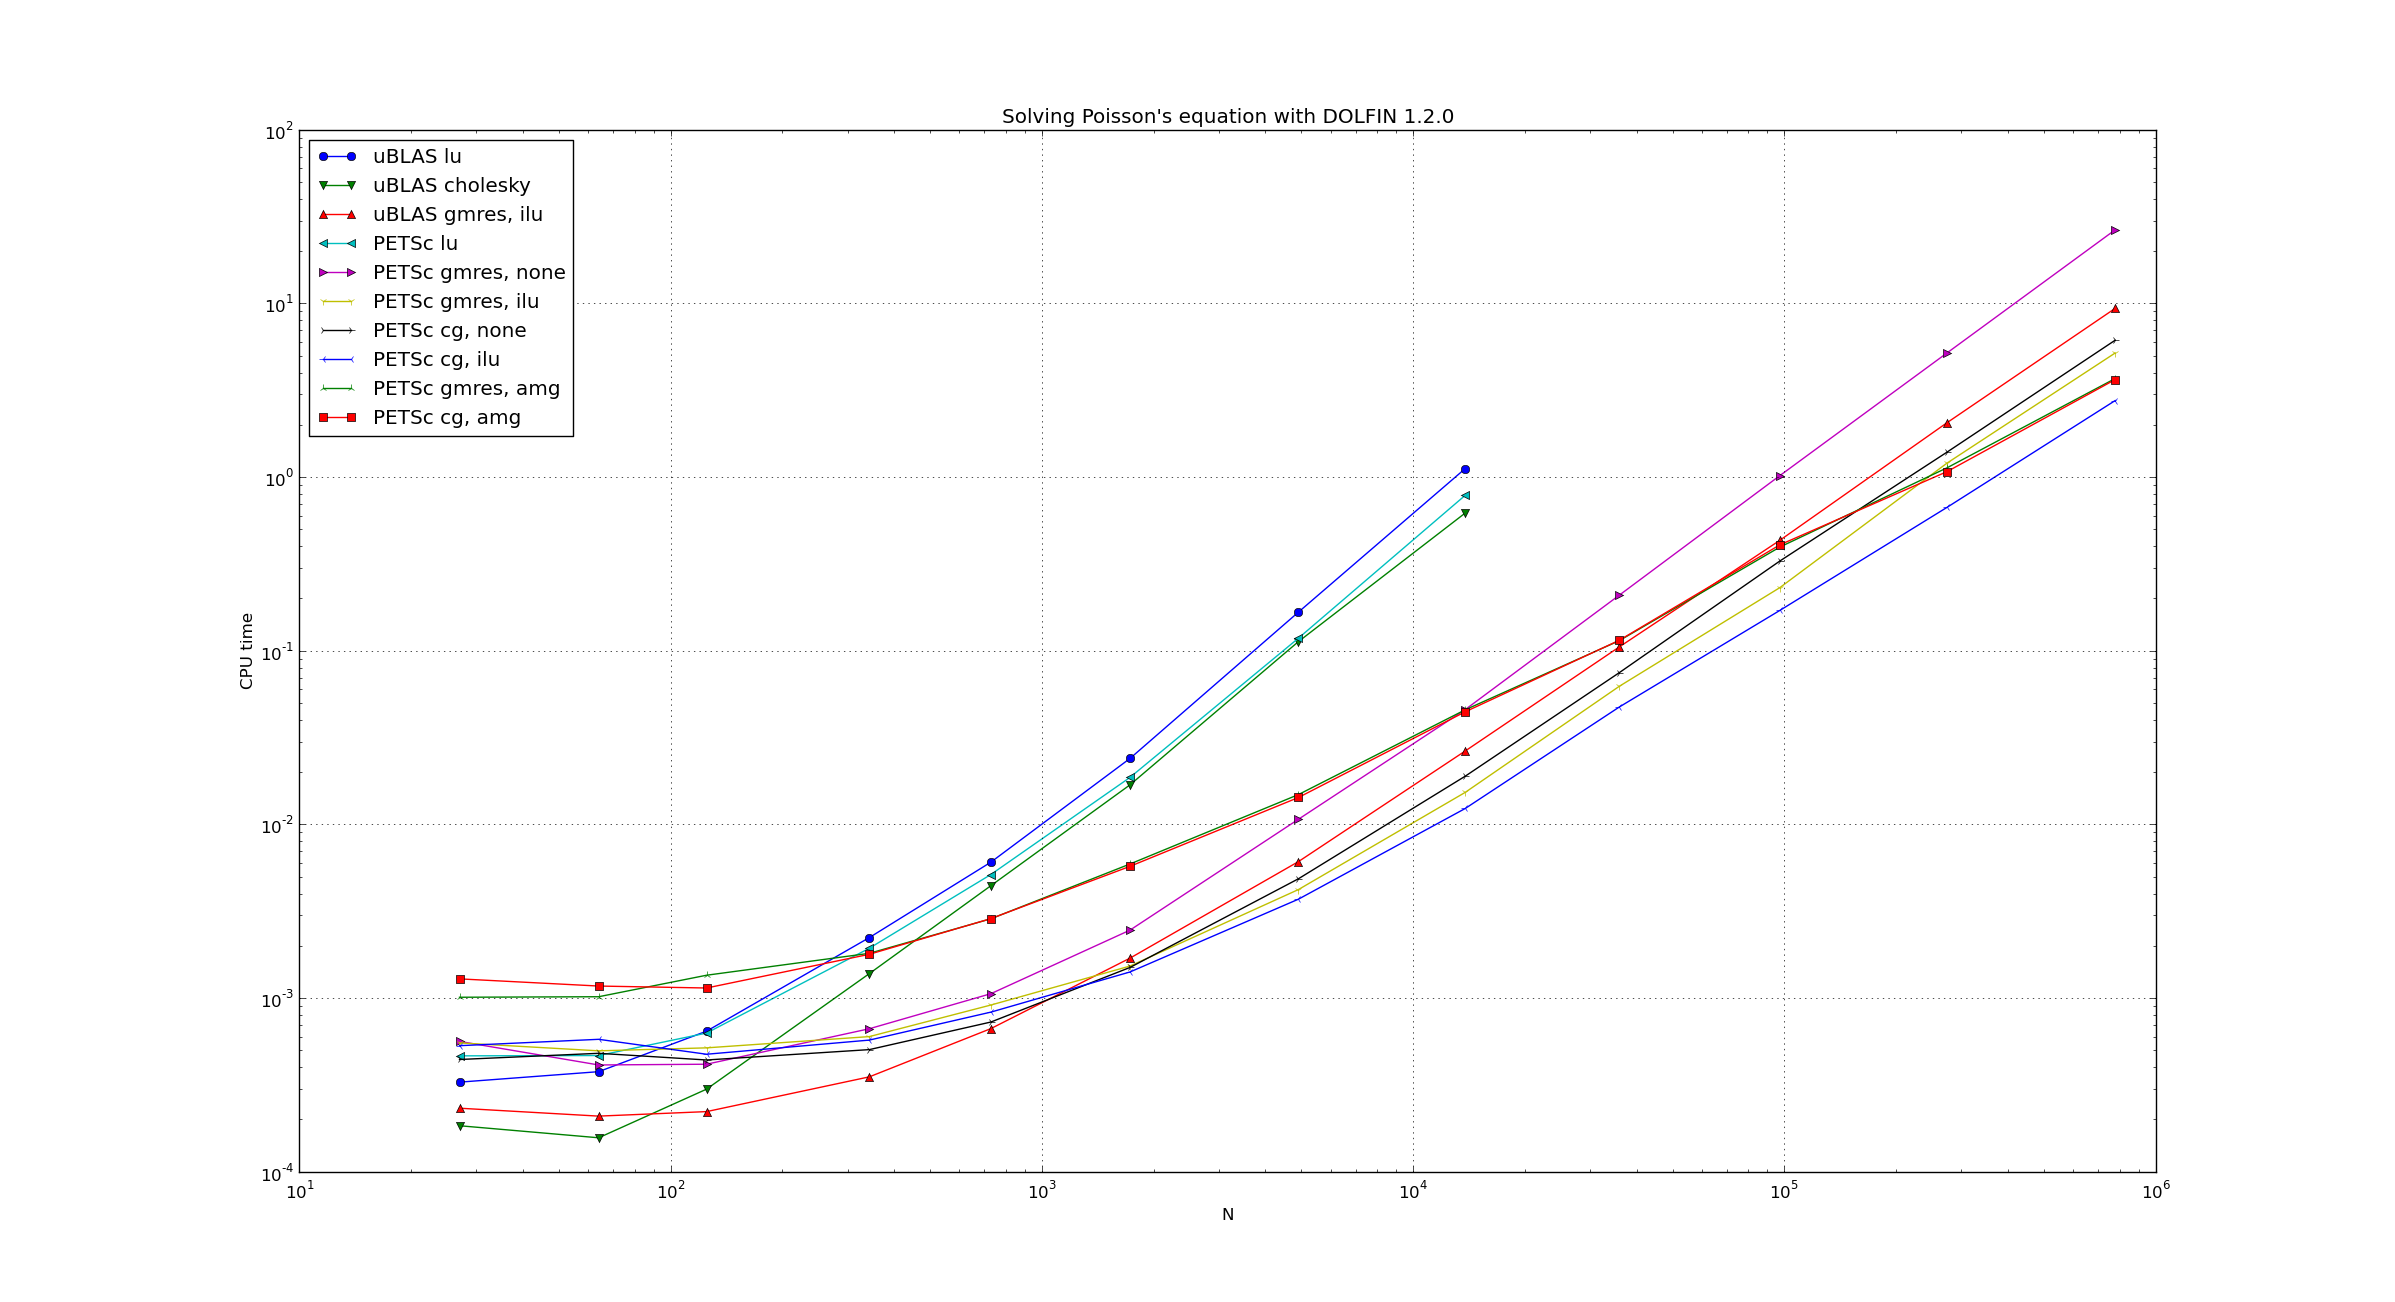

The Python source for this figure:
__author__ = "Anders Logg <logg@simula.no>"
__date__ = "2012-01-20"
__copyright__ = "Copyright (C) 2012 Anders Logg"
__license__  = "GNU LGPL version 3 or any later version"

# Last changed: 2013-08-09

from dolfin import *
import pylab

# Mesh sizes to check
mesh_sizes = [2, 3, 4, 6, 8, 11, 16, 23, 32, 45, 64, 91]

# Global data for plotting
_legends = []
_markers = "ov^<>1234sp*hH+xDd|_"

def create_linear_system(n):
    "Create linear system for Poisson's equation on n x n x n mesh"

    mesh = UnitCubeMesh(n, n, n)
    V = FunctionSpace(mesh, "Lagrange", 1)
    u = TrialFunction(V)
    v = TestFunction(V)
    f = Expression("sin(5*x[0])*sin(5*x[1])*sin(5*x[2])")
    a = dot(grad(u), grad(v))*dx
    L = f*v*dx

    A = assemble(a)
    b = assemble(L)

    bc = DirichletBC(V, 0.0, DomainBoundary())
    bc.apply(A, b)

    x = Vector(b.size())

    return A, x, b

def bench_solver(solver, preconditioner="default"):
    "Benchmark given solver and preconditioner"

    global _legends
    global _markers

    print "Computing timings for (%s, %s)..." % (solver, preconditioner)

    # Compute timings
    sizes = []
    timings = []
    for n in mesh_sizes:
        A, x, b = create_linear_system(n)
        N = b.size()
        if N > 20000 and solver in ("lu", "cholesky"): break
        sizes.append(N)
        print "  Solving linear system of size %d x %d" % (N, N)
        tic()
        solve(A, x, b, solver, preconditioner)
        timings.append(toc())

    # Plot timings
    marker = _markers[len(_legends) % len(_markers)]
    pylab.loglog(sizes, timings, "-%s" % marker)

    # Store legend
    backend = parameters["linear_algebra_backend"]
    if preconditioner == "default":
        _legends.append("%s %s" % (backend, solver))
    else:
        _legends.append("%s %s, %s" % (backend, solver, preconditioner))

# Timings for uBLAS
parameters["linear_algebra_backend"] = "uBLAS"
bench_solver("lu")
bench_solver("cholesky")
bench_solver("gmres", "ilu")

# Timings for PETSc
parameters["linear_algebra_backend"] = "PETSc"
bench_solver("lu")
bench_solver("gmres", "none")
bench_solver("gmres", "ilu")
bench_solver("cg", "none")
bench_solver("cg", "ilu")
bench_solver("gmres", "amg")
bench_solver("cg", "amg")

# Finish plot
pylab.grid(True)
pylab.title("Solving Poisson's equation with DOLFIN 1.2.0")
pylab.xlabel("N")
pylab.ylabel("CPU time")
pylab.legend(_legends, "upper left")
pylab.show()
